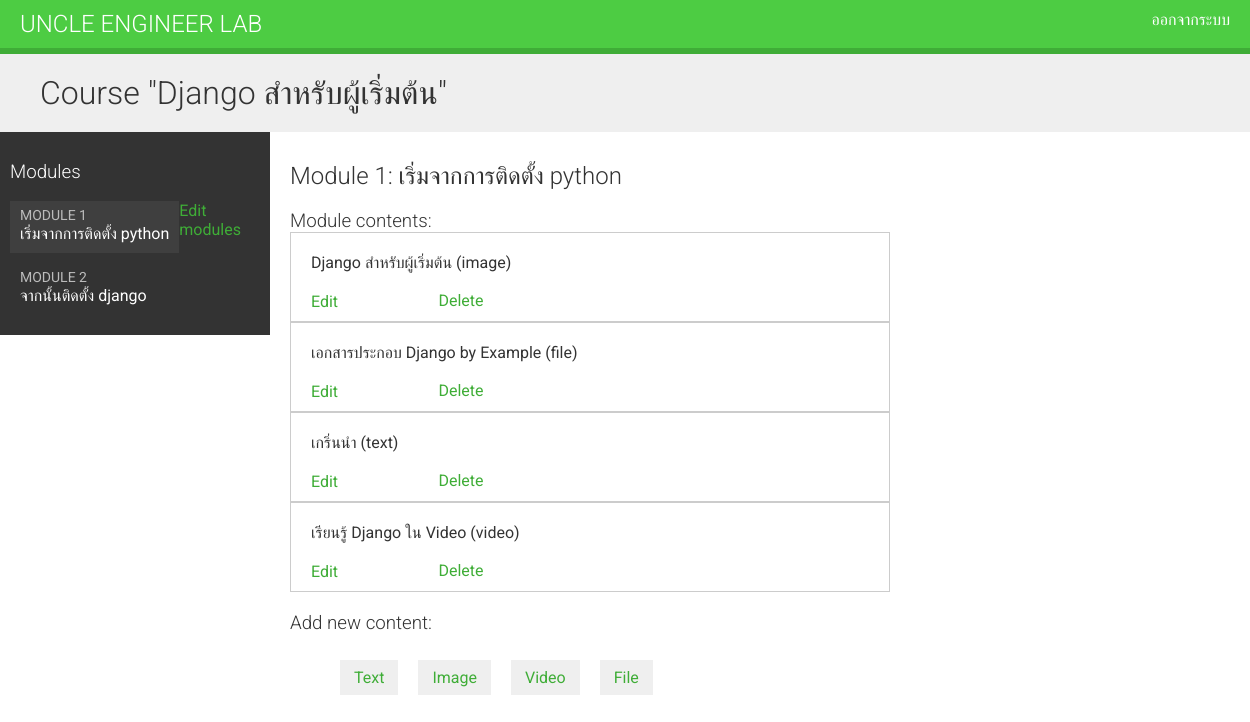
The app's page /course/module/6/ (signed in) with its own data.
### courses/models.py (models this page shows, shortened)
class Course(models.Model):
    students = models.ManyToManyField(User,
                                    related_name='courses_joined',
                                    blank=True)
    owner = models.ForeignKey(User,related_name='courses_created',on_delete=models.CASCADE)
    subject = models.ForeignKey(Subject,related_name='courses',on_delete=models.CASCADE)
    title = models.CharField(max_length=200)
    slug = models.SlugField(max_length=200, unique=True)
    overview = models.TextField()
    created = models.DateTimeField(auto_now_add=True)
    class Meta:
        ordering = ['-created']

class Module(models.Model):
    course = models.ForeignKey(Course,
    related_name='modules', on_delete=models.CASCADE)
    title = models.CharField(max_length=200)
    description = models.TextField(blank=True)
    order = OrderField(blank=True, for_fields=['course'])
    class Meta:
        ordering = ['order']

class Content(models.Model):
    module = models.ForeignKey(Module, related_name='contents', on_delete=models.CASCADE)
    content_type = models.ForeignKey(ContentType,on_delete=models.CASCADE,limit_choices_to={'model__in':('text','video','image','file')})
    object_id = models.PositiveIntegerField()
    item = GenericForeignKey('content_type', 'object_id')
    order = OrderField(blank=True, for_fields=['module'])
    class Meta:
        ordering = ['order']

class ItemBase(models.Model):
    owner = models.ForeignKey(User,related_name='%(class)s_related',on_delete=models.CASCADE)
    title = models.CharField(max_length=250)
    created = models.DateTimeField(auto_now_add=True)
    updated = models.DateTimeField(auto_now=True)
    class Meta:
        abstract = True
    def __str__(self):
        return self.title

class Image(ItemBase):
    file = models.FileField(upload_to='images')

class File(ItemBase):
    file = models.FileField(upload_to='files')

class Text(ItemBase):
    content = models.TextField()

class Video(ItemBase):
    url = models.URLField()

### courses/views.py (the view)
class ModuleContentListView(TemplateResponseMixin, View):
    template_name = 'courses/manage/module/content_list.html'
    def get(self,request, module_id):
        module = get_object_or_404(Module,
                                    id=module_id,
                                    course__owner=request.user)
        return self.render_to_response({'module': module})

### courses/templatetags/course.py (called while the page is built)
@register.filter
def model_name(obj):
    try:
        return obj._meta.model_name
    except AttributeError:
        return None

### courses/templates/courses/manage/module/content_list.html (shortened to what this page needs)
{% extends "base.html" %}
{% load course %}
{% block content %}
{% with course=module.course %}
    <h1>Course "{{ course.title }}"</h1>
    <div class="contents">
        <h3>Modules</h3>
        <ul id="modules">
            {% for m in course.modules.all %}
            <li data-id="{{ m.id }}" {% if m == module %}
            class="selected"{% endif %}>
                <a href="{% url "module_content_list" m.id %}">
                <span>
                    Module <span class="order">{{ m.order|add:1 }}</span>
                </span>
                <br>
                {{ m.title }}
                </a>
            </li>
            {% empty %}
            <li>No modules yet.</li>
            {% endfor %}
        </ul>
        <p><a href="{% url "course_module_update" course.id %}">
        Edit modules</a></p>
    </div>
    <div class="module">
        <h2>Module {{ module.order|add:1 }}: {{ module.title }}</h2>
        <h3>Module contents:</h3>
        <div id="module-contents">
            {% for content in module.contents.all %}
            <div data-id="{{ content.id }}">
                {% with item=content.item %}
                <p>{{ item }} ({{ item|model_name }})</p>
                <a href="{% url "module_content_update" module.id item|model_name item.id %}">Edit</a>
                    <form action="{% url "module_content_delete" content.id %}"
                    method="post">
                        <input type="submit" value="Delete">
                    </form>
                {% endwith %}
            </div>
            {% empty %}
            <p>This module has no contents yet.</p>{% endfor %}
        </div>
        <h3>Add new content:</h3>
        <ul class="content-types">
            <li><a href="{% url "module_content_create" module.id "text" %}">
                Text</a></li>
            <li><a href="{% url "module_content_create" module.id "image" %}">
                Image</a></li>
            <li><a href="{% url "module_content_create" module.id "video" %}">
                Video</a></li>
            <li><a href="{% url "module_content_create" module.id "file" %}">
                File</a></li>
        </ul>
    </div>
{% endwith %}
{% endblock %}

### courses/static/css/base.css (style rules this page uses)
body { margin:0; font-family:'Roboto', sans-serif; font-weight:400; color:#333; }
a { color:#3fad37; text-decoration:none; }
ul { float:left; }
h1, h2, h3, h4, h5, h6 { font-family:'Roboto', sans-serif; font-weight:300; }
h1 { background:#efefef; width:100%; overflow:auto; padding:20px 0 20px 40px; margin:0; }
.module { padding:10px 20px; float:left; width:600px; }
.module h3 { margin:20px 0 0; padding:0; width:100%; }
.module p { margin:10px 0 20px; width:100%; float:left; }
.contents { width:20%; padding:10px; float:left; background:#333; color: #fff; font-family:'Roboto', sans-serif; }
.contents ul { list-style:none; margin:0; padding:0; }
.contents ul li { margin:0 0 10px 0; padding:4px 10px 10px; overflow:auto; }
.contents ul li.selected { background:#3f3f3f; }
.contents ul span { text-transform:uppercase; color:#bbb; font-size:14px; }
.contents ul a { display:block; color:#fff; text-decoration:none; }
ul.content-types li { list-style:none; float:left; margin:10px; background:#efefef; padding:8px 14px; }
input, select, textarea { border:1px solid #ccc; border-bottom:3px solid #ccc; padding:8px 12px; font-size:16px; font-family:'Roboto', sans-serif; float:left; clear:both; width:300px; }
input[type=submit], a.button { border-radius:5px; background:#4dcc43; color:#fff; font-size:16px; text-transform:uppercase; border:none; padding:10px 20px; margin:20px 0; }
#module-contents div { padding:10px 20px; border:1px solid #ccc; background:#fff }
#module-contents form { margin:0; padding:0; }
#module-contents input[type=submit] { color:#3fad37; background:none; margin:-20px 0 0; padding:0; float:left; text-transform:none; }

### records on screen
Course: title "Django สำหรับผู้เริ่มต้น"
Module: order|add "1", title "เริ่มจากการติดตั้ง python"
Module: order|add "2", title "จากนั้นติดตั้ง django"
Content: item "Django สำหรับผู้เริ่มต้น", item|model_name "image"
Content: item "เอกสารประกอบ Django by Example", item|model_name "file"
Content: item "เกริ่นนำ", item|model_name "text"
Content: item "เรียนรู้ Django ใน Video", item|model_name "video"
